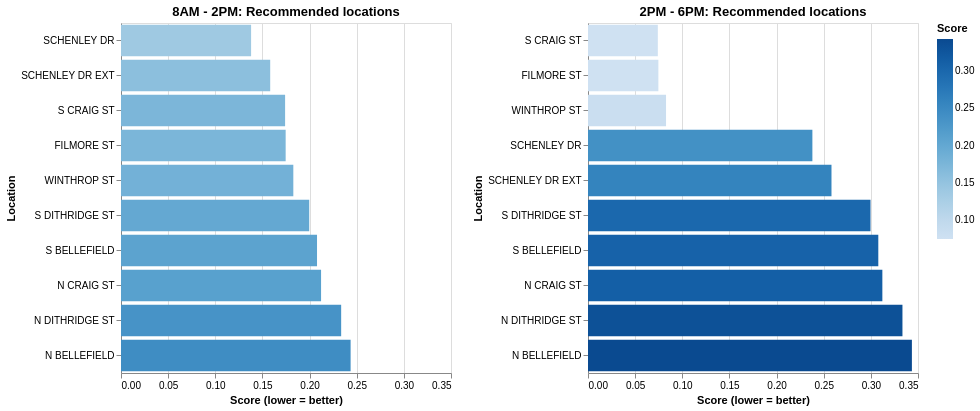

Notebook source saved alongside this figure:
### Markdown cell above
### 1.3.4. Final Weighted Ranking

### Code cell
# ------------
# HELPER FUNC
# ------------
def location_summary(df, period):
    """
    Aggregate meter-level observations into a location-level summary table.

    Parameters
    df : pl.DataFrame
        Meter-level data containing (at minimum) columns:
        ['location', 'x', 'y', 'rate', 'tx_per_meter', 'spaces_per_meter', 'dist_m', 'meter_id'].
        Each row typically represents a meter observation (or a meter-rate record) near the destination.
    period : str
        Label for the time slice being summarized (e.g., "Morning", "Afternoon").

    Returns
    pl.DataFrame
        One row per `location` with representative price, demand/capacity totals,
        distance summaries, and a derived busyness proxy `transactions_per_space`.
    """
    return (
        df.group_by("location")
        .agg([
            pl.col("x").min().alias("min_x"),
            pl.col("y").min().alias("min_y"),
            pl.col("rate").median().alias("rate"),
            pl.col("tx_per_meter").sum().alias("tot_transactions"),
            pl.col("spaces_per_meter").sum().alias("tot_spaces"),
            pl.col("dist_m").min().alias("min_dist_m"),
            pl.col("dist_m").median().alias("median_dist_m"),
            pl.col("meter_id").n_unique().alias("n_meters"),
        ])
        .with_columns(
            (pl.col("tot_transactions") / pl.col("tot_spaces")).alias("transactions_per_space"),
            pl.lit(period).alias("period")
        )
    )

def minmax_norm(col: str) -> pl.Expr:
    """
    Create a Polars expression that min-max normalizes a column to the range [0, 1].

    Normalization formula:
        (x - min(x)) / (max(x) - min(x))

    Edge case:
    If max(x) == min(x), the denominator becomes 0 (no variation). In that case,
    this function returns 0.5 for all rows to represent a neutral midpoint.

    Parameters
    col : str
        Column name to normalize.

    Returns
    pl.Expr
        Polars expression producing a normalized column in [0, 1].
    """
    denom = pl.col(col).max() - pl.col(col).min()
    return (
        pl.when(denom == 0)
        .then(pl.lit(0.5))
        .otherwise((pl.col(col) - pl.col(col).min()) / denom)
    )

def add_score(df, w_price=0.3, w_busy=0.2, w_dist=0.5):
    """
    Add normalized features and a preference-weighted score, then return a ranked table.

    The score is a weighted sum of three normalized components (lower is better):
        score = w_price * price_norm
              + w_busy  * busy_norm
              + w_dist  * dist_norm

    Where:
    - price_norm is min-max normalized `rate`
    - busy_norm  is min-max normalized `transactions_per_space`
    - dist_norm  is min-max normalized `min_dist_m`

    Parameters
    df : pl.DataFrame
        Location-level summary table containing columns:
        ['rate', 'transactions_per_space', 'min_dist_m'] at minimum.
    w_price : float, default 0.3
        Weight for normalized price (rate).
    w_busy : float, default 0.2
        Weight for normalized busyness (transactions per space).
    w_dist : float, default 0.5
        Weight for normalized distance (minimum distance in meters).

    Returns
    pl.DataFrame
        Input table with added columns:
        ['price_norm', 'busy_norm', 'dist_norm', 'score'],
        sorted ascending by `score` (best recommendations first).
    """
    return (
        df.with_columns([
            minmax_norm("rate").alias("price_norm"),
            minmax_norm("transactions_per_space").alias("busy_norm"),
            minmax_norm("min_dist_m").alias("dist_norm"),
        ])
        .with_columns(
            (w_price*pl.col("price_norm") + w_busy*pl.col("busy_norm") + w_dist*pl.col("dist_norm")).alias("score")
        )
        .sort("score")
    )


def recommendation_bar(df, title, width=330, height=350):
    """
    Create a bar chart of ranked parking recommendations.

    Parameters
    df : pandas.DataFrame
        Ranked recommendation table containing at least:
        ['location', 'score', 'rate', 'min_x', 'min_y',
         'transactions_per_space', 'tot_transactions', 'tot_spaces',
         'min_dist_m', 'median_dist_m', 'n_meters'].
    title : str
        Chart title.
    width : int, default 330
        Chart width in pixels.
    height : int, default 350
        Chart height in pixels.

    Returns
    alt.Chart
        Altair bar chart sorted by score (lower = better).
    """
    return (
        alt.Chart(df)
        .mark_bar()
        .encode(
            x=alt.X("score:Q", title="Score (lower = better)"),
            y=alt.Y(
                "location:N",
                sort=alt.SortField(field="score", order="ascending"),
                title="Location"
            ),
            color=alt.Color("score:Q", title="Score"),
            tooltip=[
                "location",
                alt.Tooltip("rate:Q", format=".2f", title="Rate"),
                alt.Tooltip("score:Q", format=".2f", title="Score"),
                alt.Tooltip("min_x:Q", format=".6f", title="Closest x"),
                alt.Tooltip("min_y:Q", format=".6f", title="Closest y"),
                alt.Tooltip("transactions_per_space:Q", format=".3f", title="Tx per space (busyness)"),
                alt.Tooltip("tot_transactions:Q", format=",.0f", title="Total transactions"),
                alt.Tooltip("tot_spaces:Q", format=",.0f", title="Total spaces"),
                alt.Tooltip("min_dist_m:Q", format=".2f", title="Min dist (m)"),
                alt.Tooltip("median_dist_m:Q", format=".2f", title="Median dist (m)"),
                alt.Tooltip("n_meters:Q", format=",.0f", title="# meters"),
            ]
        )
        .properties(width=width, height=height, title=title)
    )



# build location summaries for different time slices
loc_m = location_summary(morning_analysis, "Morning")
loc_a = location_summary(afternoon_analysis, "Afternoon")
    
# user preference example: prioritize availability heavily
w_price, w_busy, w_dist = 0.2, 0.7, 0.1

# ranked recommendations for each period
rank_m = add_score(loc_m, w_price, w_busy, w_dist)
rank_a = add_score(loc_a, w_price, w_busy, w_dist)

# take top-N and convert to pandas for Altair plotting
m_top = rank_m.head(10).to_pandas()
a_top = rank_a.head(10).to_pandas()

# usage
c1 = recommendation_bar(m_top, "8AM - 2PM: Recommended locations")
c2 = recommendation_bar(a_top, "2PM - 6PM: Recommended locations")

(c1 | c2).resolve_scale(x="shared", color="shared")

### Figure 1 — Vega-Lite specification as saved in the notebook (floating-point values rounded to 4 significant figures)
{"config": {"view": {"continuousWidth": 300, "continuousHeight": 300}}, "hconcat": [{"data": {"name": "data-809e897f05060cc93b27501452da7668"}, "mark": {"type": "bar"}, "encoding": {"color": {"field": "score", "title": "Score", "type": "quantitative"}, "tooltip": [{"field": "location", "type": "nominal"}, {"field": "rate", "format": ".2f", "title": "Rate", "type": "quantitative"}, {"field": "score", "format": ".2f", "title": "Score", "type": "quantitative"}, {"field": "min_x", "format": ".6f", "title": "Closest x", "type": "quantitative"}, {"field": "min_y", "format": ".6f", "title": "Closest y", "type": "quantitative"}, {"field": "transactions_per_space", "format": ".3f", "title": "Tx per space (busyness)", "type": "quantitative"}, {"field": "tot_transactions", "format": ",.0f", "title": "Total transactions", "type": "quantitative"}, {"field": "tot_spaces", "format": ",.0f", "title": "Total spaces", "type": "quantitative"}, {"field": "min_dist_m", "format": ".2f", "title": "Min dist (m)", "type": "quantitative"}, {"field": "median_dist_m", "format": ".2f", "title": "Median dist (m)", "type": "quantitative"}, {"field": "n_meters", "format": ",.0f", "title": "# meters", "type": "quantitative"}], "x": {"field": "score", "title": "Score (lower = better)", "type": "quantitative"}, "y": {"field": "location", "sort": {"field": "score", "order": "ascending"}, "title": "Location", "type": "nominal"}}, "height": 350, "title": "8AM - 2PM: Recommended locations", "width": 330}, {"data": {"name": "data-332892ba9f2a2dcd0f2a9655ae17e334"}, "mark": {"type": "bar"}, "encoding": {"color": {"field": "score", "title": "Score", "type": "quantitative"}, "tooltip": [{"field": "location", "type": "nominal"}, {"field": "rate", "format": ".2f", "title": "Rate", "type": "quantitative"}, {"field": "score", "format": ".2f", "title": "Score", "type": "quantitative"}, {"field": "min_x", "format": ".6f", "title": "Closest x", "type": "quantitative"}, {"field": "min_y", "format": ".6f", "title": "Closest y", "type": "quantitative"}, {"field": "transactions_per_space", "format": ".3f", "title": "Tx per space (busyness)", "type": "quantitative"}, {"field": "tot_transactions", "format": ",.0f", "title": "Total transactions", "type": "quantitative"}, {"field": "tot_spaces", "format": ",.0f", "title": "Total spaces", "type": "quantitative"}, {"field": "min_dist_m", "format": ".2f", "title": "Min dist (m)", "type": "quantitative"}, {"field": "median_dist_m", "format": ".2f", "title": "Median dist (m)", "type": "quantitative"}, {"field": "n_meters", "format": ",.0f", "title": "# meters", "type": "quantitative"}], "x": {"field": "score", "title": "Score (lower = better)", "type": "quantitative"}, "y": {"field": "location", "sort": {"field": "score", "order": "ascending"}, "title": "Location", "type": "nominal"}}, "height": 350, "title": "2PM - 6PM: Recommended locations", "width": 330}], "resolve": {"scale": {"color": "shared", "x": "shared"}}, "$schema": "https://vega.github.io/schema/vega-lite/v5.20.1.json", "datasets": {"data-809e897f05060cc93b27501452da7668": [{"location": "SCHENLEY DR", "min_x": -79.95, "min_y": 40.44, "rate": 3.0, "tot_transactions": 498500.0, "tot_spaces": 221.0, "min_dist_m": 439.8, "median_dist_m": 635.5, "n_meters": 17, "transactions_per_space": 2255.0, "period": "Morning", "price_norm": 0.5, "busy_norm": 0.0, "dist_norm": 0.3798, "score": 0.138}, {"location": "SCHENLEY DR EXT", "min_x": -79.95, "min_y": 40.44, "rate": 3.0, "tot_transactions": 87960.0, "tot_spaces": 39.0, "min_dist_m": 538.2, "median_dist_m": 546.2, "n_meters": 3, "transactions_per_space": 2255.0, "period": "Morning", "price_norm": 0.5, "busy_norm": 0.0, "dist_norm": 0.5824, "score": 0.1582}, {"location": "S CRAIG ST", "min_x": -79.95, "min_y": 40.44, "rate": 3.0, "tot_transactions": 139000.0, "tot_spaces": 58.29, "min_dist_m": 255.4, "median_dist_m": 292.0, "n_meters": 6, "transactions_per_space": 2384.0, "period": "Morning", "price_norm": 0.5, "busy_norm": 0.1058, "dist_norm": 0.0, "score": 0.1741}, {"location": "FILMORE ST", "min_x": -79.95, "min_y": 40.45, "rate": 3.0, "tot_transactions": 69480.0, "tot_spaces": 29.14, "min_dist_m": 258.3, "median_dist_m": 302.9, "n_meters": 3, "transactions_per_space": 2384.0, "period": "Morning", "price_norm": 0.5, "busy_norm": 0.1058, "dist_norm": 0.005905, "score": 0.1746}, {"location": "WINTHROP ST", "min_x": -79.95, "min_y": 40.45, "rate": 3.0, "tot_transactions": 69480.0, "tot_spaces": 29.14, "min_dist_m": 297.7, "median_dist_m": 328.3, "n_meters": 3, "transactions_per_space": 2384.0, "period": "Morning", "price_norm": 0.5, "busy_norm": 0.1058, "dist_norm": 0.08716, "score": 0.1828}, {"location": "S DITHRIDGE ST", "min_x": -79.95, "min_y": 40.44, "rate": 3.0, "tot_transactions": 115800.0, "tot_spaces": 48.57, "min_dist_m": 379.6, "median_dist_m": 398.4, "n_meters": 5, "transactions_per_space": 2384.0, "period": "Morning", "price_norm": 0.5, "busy_norm": 0.1058, "dist_norm": 0.2557, "score": 0.1996}, {"location": "S BELLEFIELD", "min_x": -79.95, "min_y": 40.44, "rate": 3.0, "tot_transactions": 92640.0, "tot_spaces": 38.86, "min_dist_m": 419.7, "median_dist_m": 463.7, "n_meters": 4, "transactions_per_space": 2384.0, "period": "Morning", "price_norm": 0.5, "busy_norm": 0.1058, "dist_norm": 0.3385, "score": 0.2079}, {"location": "N CRAIG ST", "min_x": -79.95, "min_y": 40.45, "rate": 3.0, "tot_transactions": 115800.0, "tot_spaces": 48.57, "min_dist_m": 440.6, "median_dist_m": 543.4, "n_meters": 5, "transactions_per_space": 2384.0, "period": "Morning", "price_norm": 0.5, "busy_norm": 0.1058, "dist_norm": 0.3814, "score": 0.2122}, {"location": "N DITHRIDGE ST", "min_x": -79.95, "min_y": 40.45, "rate": 3.0, "tot_transactions": 92640.0, "tot_spaces": 38.86, "min_dist_m": 544.0, "median_dist_m": 608.6, "n_meters": 4, "transactions_per_space": 2384.0, "period": "Morning", "price_norm": 0.5, "busy_norm": 0.1058, "dist_norm": 0.5945, "score": 0.2335}, {"location": "N BELLEFIELD", "min_x": -79.95, "min_y": 40.45, "rate": 3.0, "tot_transactions": 92640.0, "tot_spaces": 38.86, "min_dist_m": 592.7, "median_dist_m": 664.8, "n_meters": 4, "transactions_per_space": 2384.0, "period": "Morning", "price_norm": 0.5, "busy_norm": 0.1058, "dist_norm": 0.6947, "score": 0.2435}], "data-332892ba9f2a2dcd0f2a9655ae17e334": [{"location": "S CRAIG ST", "min_x": -79.95, "min_y": 40.44, "rate": 2.5, "tot_transactions": 139000.0, "tot_spaces": 58.29, "min_dist_m": 255.4, "median_dist_m": 292.0, "n_meters": 6, "transactions_per_space": 2384.0, "period": "Afternoon", "price_norm": 0.0, "busy_norm": 0.1058, "dist_norm": 0.0, "score": 0.07405}, {"location": "FILMORE ST", "min_x": -79.95, "min_y": 40.45, "rate": 2.5, "tot_transactions": 69480.0, "tot_spaces": 29.14, "min_dist_m": 258.3, "median_dist_m": 302.9, "n_meters": 3, "transactions_per_space": 2384.0, "period": "Afternoon", "price_norm": 0.0, "busy_norm": 0.1058, "dist_norm": 0.005905, "score": 0.07464}, {"location": "WINTHROP ST", "min_x": -79.95, "min_y": 40.45, "rate": 2.5, "tot_transactions": 69480.0, "tot_spaces": 29.14, "min_dist_m": 297.7, "median_dist_m": 328.3, "n_meters": 3, "transactions_per_space": 2384.0, "period": "Afternoon", "price_norm": 0.0, "busy_norm": 0.1058, "dist_norm": 0.08716, "score": 0.08277}, {"location": "SCHENLEY DR", "min_x": -79.95, "min_y": 40.44, "rate": 3.0, "tot_transactions": 498500.0, "tot_spaces": 221.0, "min_dist_m": 439.8, "median_dist_m": 635.5, "n_meters": 17, "transactions_per_space": 2255.0, "period": "Afternoon", "price_norm": 1.0, "busy_norm": 0.0, "dist_norm": 0.3798, "score": 0.238}, {"location": "SCHENLEY DR EXT", "min_x": -79.95, "min_y": 40.44, "rate": 3.0, "tot_transactions": 87960.0, "tot_spaces": 39.0, "min_dist_m": 538.2, "median_dist_m": 546.2, "n_meters": 3, "transactions_per_space": 2255.0, "period": "Afternoon", "price_norm": 1.0, "busy_norm": 0.0, "dist_norm": 0.5824, "score": 0.2582}, {"location": "S DITHRIDGE ST", "min_x": -79.95, "min_y": 40.44, "rate": 3.0, "tot_transactions": 115800.0, "tot_spaces": 48.57, "min_dist_m": 379.6, "median_dist_m": 398.4, "n_meters": 5, "transactions_per_space": 2384.0, "period": "Afternoon", "price_norm": 1.0, "busy_norm": 0.1058, "dist_norm": 0.2557, "score": 0.2996}, {"location": "S BELLEFIELD", "min_x": -79.95, "min_y": 40.44, "rate": 3.0, "tot_transactions": 92640.0, "tot_spaces": 38.86, "min_dist_m": 419.7, "median_dist_m": 463.7, "n_meters": 4, "transactions_per_space": 2384.0, "period": "Afternoon", "price_norm": 1.0, "busy_norm": 0.1058, "dist_norm": 0.3385, "score": 0.3079}, {"location": "N CRAIG ST", "min_x": -79.95, "min_y": 40.45, "rate": 3.0, "tot_transactions": 115800.0, "tot_spaces": 48.57, "min_dist_m": 440.6, "median_dist_m": 543.4, "n_meters": 5, "transactions_per_space": 2384.0, "period": "Afternoon", "price_norm": 1.0, "busy_norm": 0.1058, "dist_norm": 0.3814, "score": 0.3122}, {"location": "N DITHRIDGE ST", "min_x": -79.95, "min_y": 40.45, "rate": 3.0, "tot_transactions": 92640.0, "tot_spaces": 38.86, "min_dist_m": 544.0, "median_dist_m": 608.6, "n_meters": 4, "transactions_per_space": 2384.0, "period": "Afternoon", "price_norm": 1.0, "busy_norm": 0.1058, "dist_norm": 0.5945, "score": 0.3335}, {"location": "N BELLEFIELD", "min_x": -79.95, "min_y": 40.45, "rate": 3.0, "tot_transactions": 92640.0, "tot_spaces": 38.86, "min_dist_m": 592.7, "median_dist_m": 664.8, "n_meters": 4, "transactions_per_space": 2384.0, "period": "Afternoon", "price_norm": 1.0, "busy_norm": 0.1058, "dist_norm": 0.6947, "score": 0.3435}]}}
